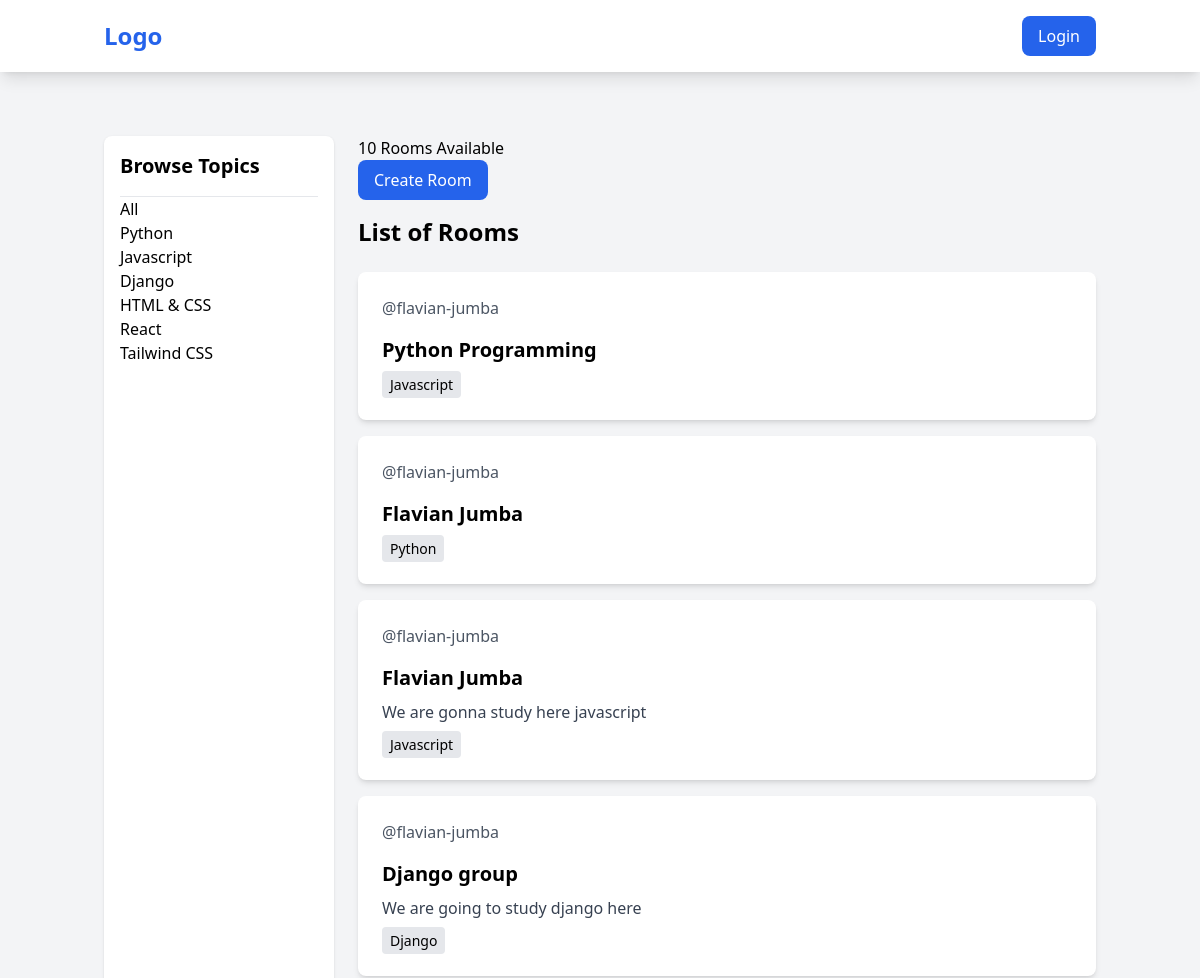
Before: / (upper part) with the older database file.
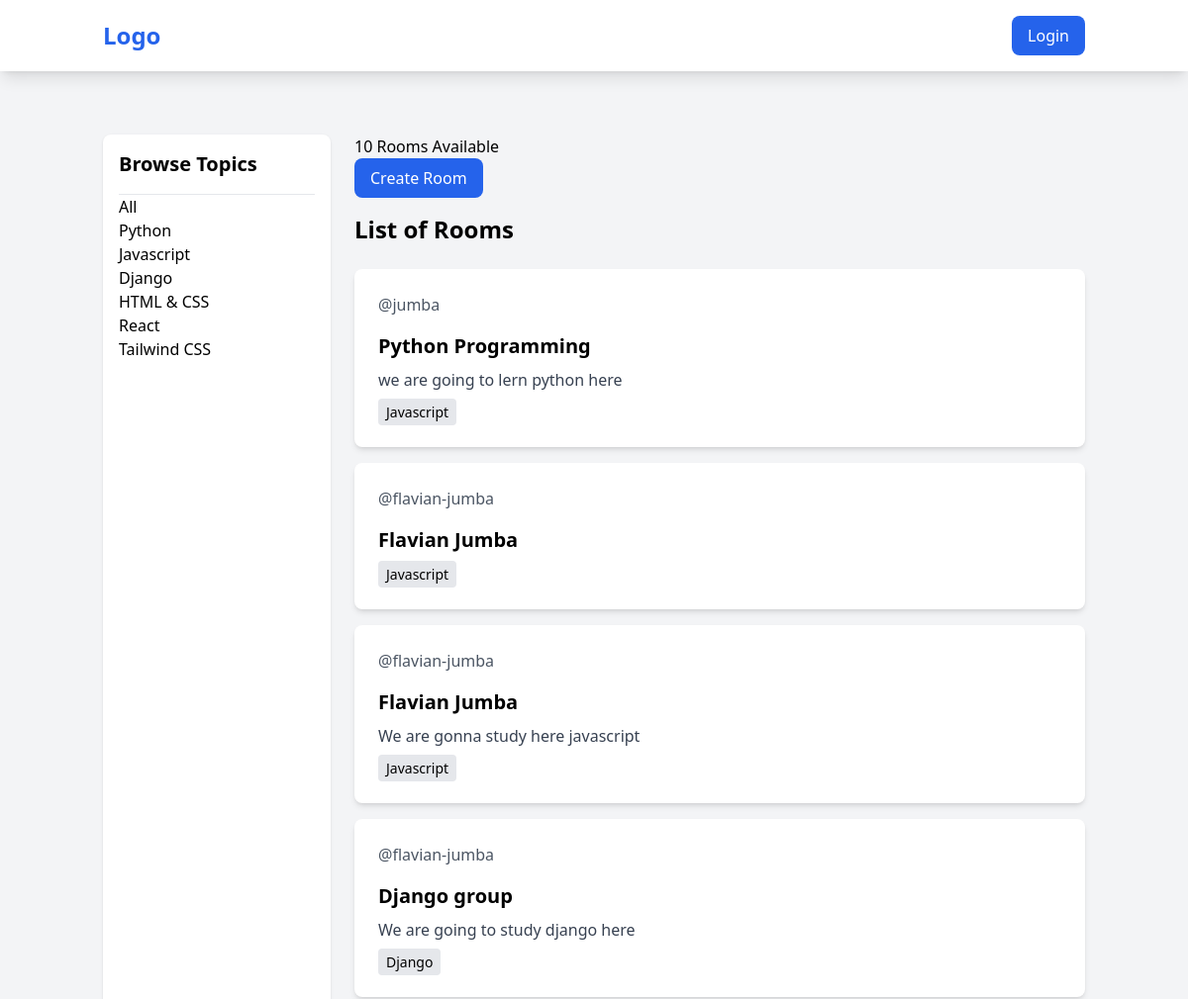
After: the same page with the newer database file.
### baseapp/models.py (models this page shows, shortened)
class Room(models.Model):
     host =models.ForeignKey(User, on_delete=models.SET_NULL,null=True)
     topic = models.ForeignKey(Topic, on_delete=models.SET_NULL,null=True)
     name = models.CharField(max_length=200)
     description = models.TextField(null=True,blank=True)
     participants = models.ManyToManyField(User, related_name='participants', blank=True)
     updated = models.DateTimeField(auto_now = True)
     created = models.DateTimeField(auto_now_add=True)

class Topic(models.Model):
     name = models.CharField(max_length=200)

### baseapp/views.py (the view)
# urls.py: path('', views.home, name='home'),
def home(request):
    q = request.GET.get('q') if request.GET.get('q') != None else ''
    roomsdata = Room.objects.filter(
        Q(topic__name__icontains=q) |
        Q(name__icontains=q) |
        Q(description__icontains=q)
    )
    topics = Topic.objects.all()
    room_count = roomsdata.count()
    context = {'rooms': roomsdata, 'topics': topics, 'room_count': room_count}
    return render(request, 'baseapp/home.html', context)

### baseapp/templates/baseapp/home.html (shortened to what this page needs)
{% extends 'main.html' %}
{% block content %}
<div class="container mx-auto px-4 py-8">
    <div class="grid grid-cols-1 md:grid-cols-4 gap-6">
        <div class="bg-white p-4 rounded-lg shadow">
            <h3 class="text-xl font-semibold mb-4">Browse Topics</h3>
            <hr>
            <a href="{% url 'home' %}">All</a> <br>
            {% for topic in topics %}
                <a href="{% url 'home' %}?q={{ topic.name }}">{{ topic.name }}</a> <br>
            {% endfor %}
        </div>
        <div class="md:col-span-3">
          <h5>{{ rooms.count }} Rooms Available</h5>
            <a href="{% url 'create-room' %}" class="inline-block mb-4 px-4 py-2 bg-blue-600 text-white rounded-lg hover:bg-blue-700">Create Room</a>
            <h1 class="text-2xl font-bold mb-6">List of Rooms</h1>
            {% for room in rooms %}
                <div class="bg-white p-6 rounded-lg shadow-md mb-4">
                    <div class="flex justify-between items-center mb-4">
                        <span class="text-gray-600">@{{room.host.username}}</span>
                    </div>
                    <h3 class="text-xl font-semibold mb-2">
                        <a href="{% url 'room' room.id %}" class="hover:text-blue-600">{{ room.name }}</a>
                    </h3>
                    <p class="text-gray-700 mb-2">{{ room.description }}</p>
                    <small class="bg-gray-200 px-2 py-1 rounded text-sm">{{room.topic.name}}</small>
                </div>
            {% endfor %}
        </div>
    </div>
</div>
{% endblock %}

Changed rows visible on the page:
changed Room "Python Programming": host.username "flavian-jumba" → "jumba"; description (not shown) → "we are going to lern python here"
changed Room (number 2 of 4 on the later page): topic.name "Python" → "Javascript"
